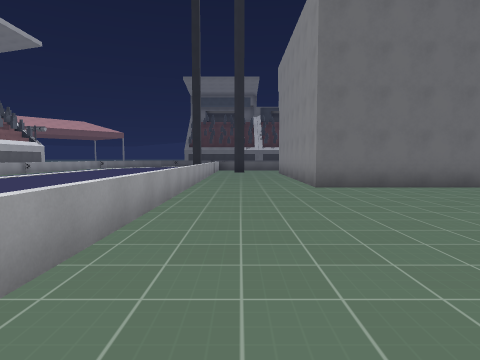
[1] (above)

24 first-person views from a walk through a Godot game level. The camera is 1.4 m above the floor, tilts 4° down and sees 75° across. The floor is counted in squares, 2 m on a side. Each view is taken from the middle of a square. On the plan, view 1 faces up. The plan holds only what a view shows up to about 10 squares ahead; the rest is blank. The place goes on beyond the plan. Some surface patterns are stand-ins.

[2]
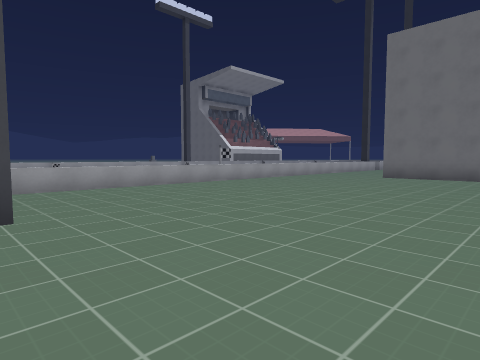

[3]
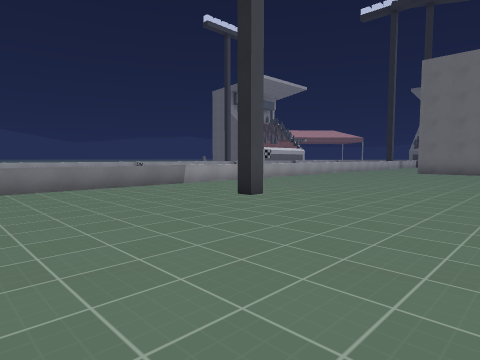

[4]
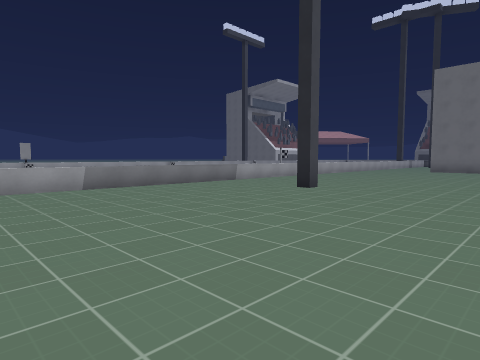

[5]
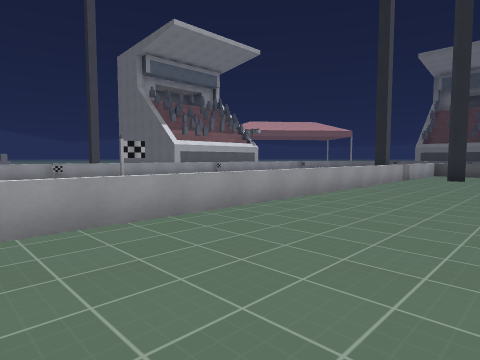

[6]
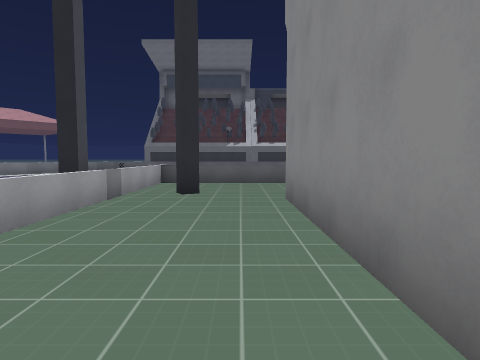

[7]
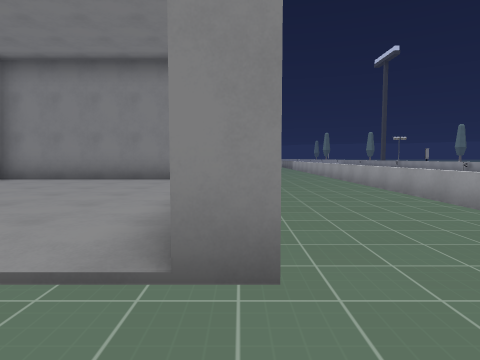

[8]
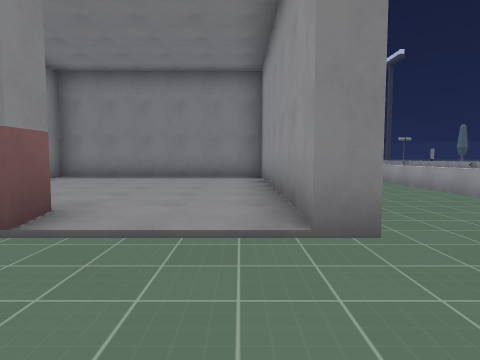

[9]
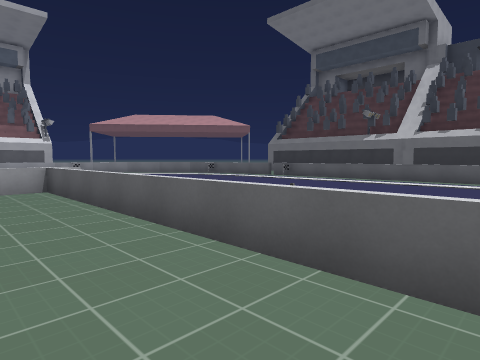

[10]
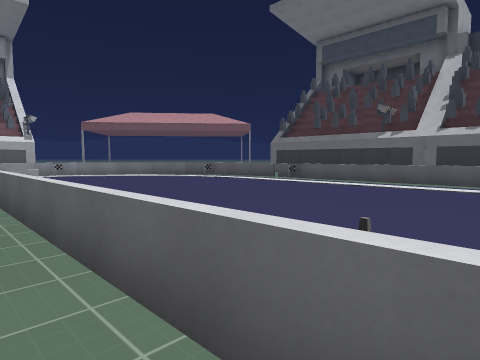

[11]
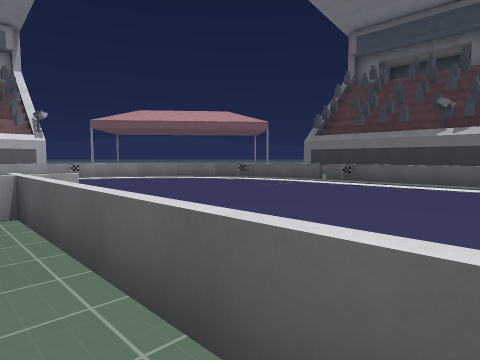

[12]
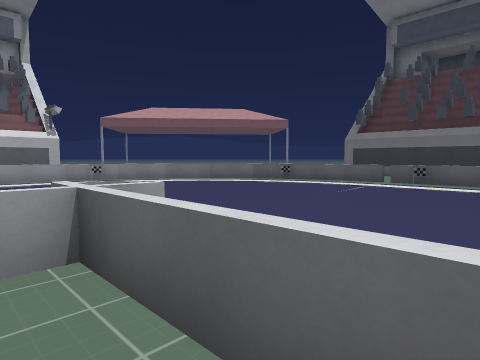

[13]
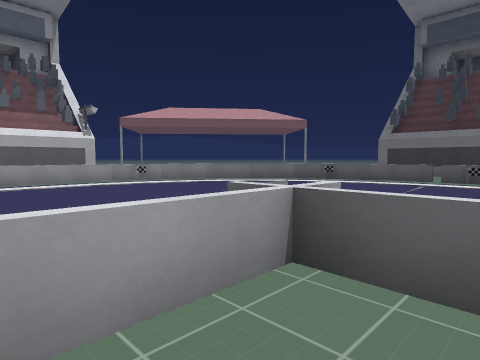

[14]
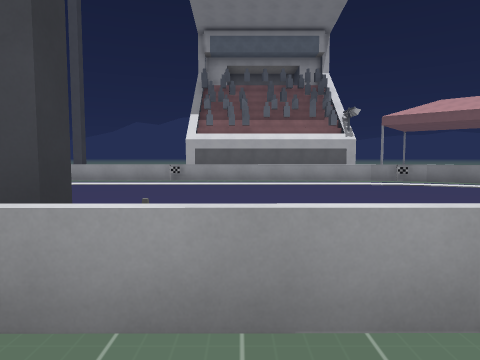

[15]
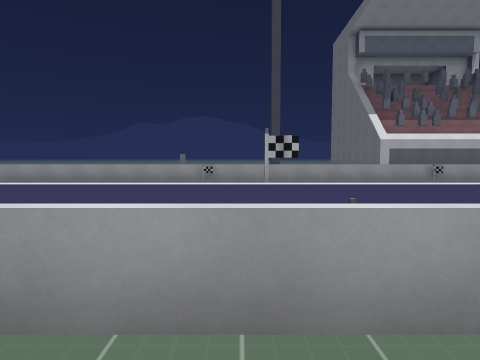

[16]
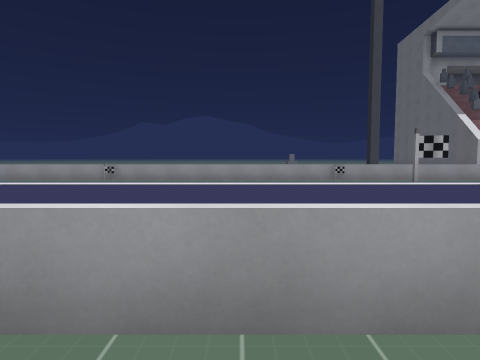

[17]
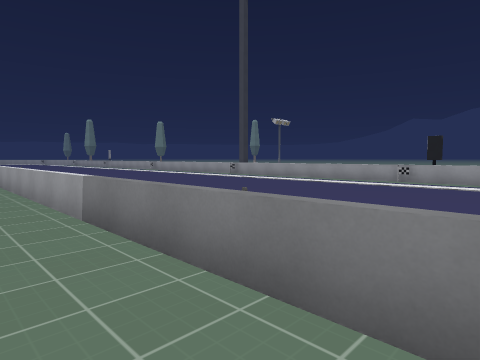

[18]
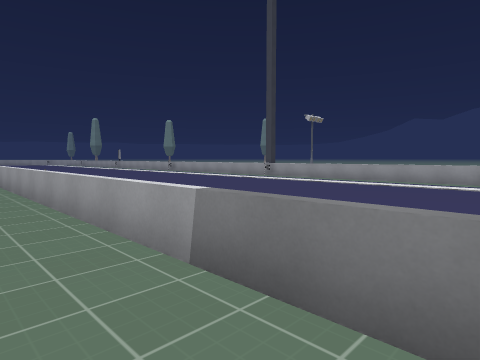

[19]
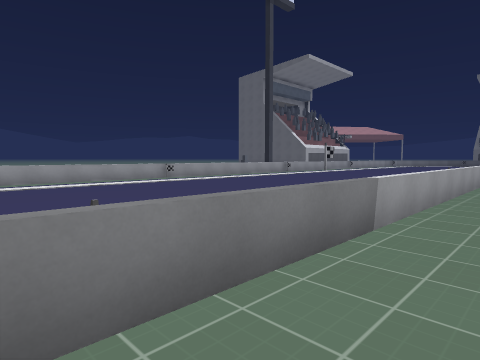

[20]
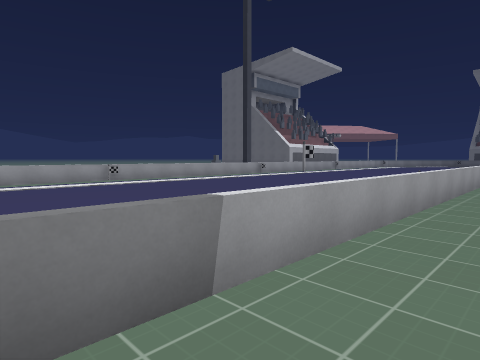

[21]
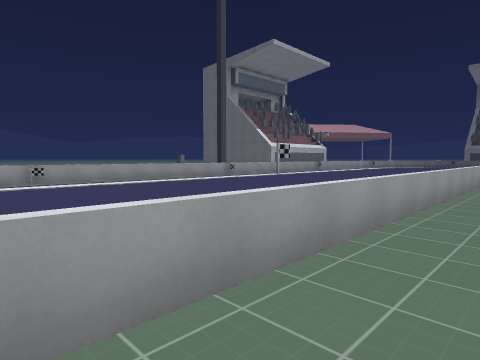

[22]
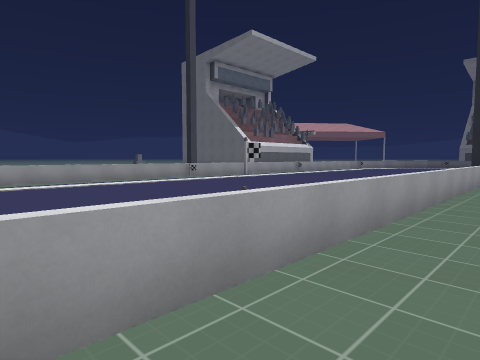

[23]
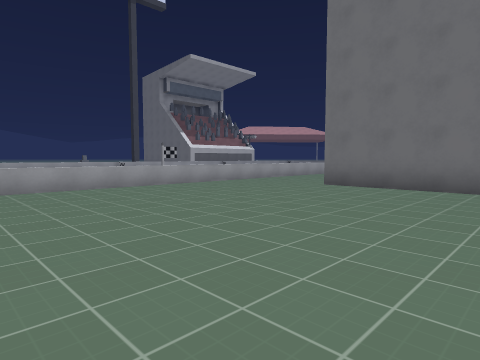

[24]
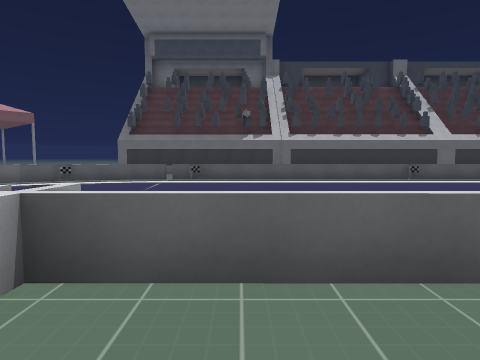

### Floor plan
Key: @ floor where view 1 was taken; # wall or solid block; x gap in a wall; . main floor; : floor 0.25 m higher than the main floor; = window, fence, low wall or low ledge; F flag.
Columns run from 10 left of view 1 to 6 right of it. Each row starts with its distance up from view 1.
 30          #####
 29
 28
 27
 26      ===x========
 25    ===...........
 24     .............
 23  =  ............
 22  =..............
 21 ==..............
 20 =...............
 19 =.....
 18 =.....  =========
 17 =.....   =.......
 16 =.....   =.......
 15 =.....  #=#.....
 14 =.....   =..#::#
 13 =.....   =..#::::
 12 =.....   =..#::::
 11 =.....   =..#::::
 10 =.....   =..#::::
  9 =.F...   =..#::::
  8 =.....   =..#####
  7 =.....   =......
  6 =.....   =......
  5 =.....   =......
  4 =.....   =.......
  3 =.....   =.......
  2 =.....   =.......
  1 =.....   =.......
  0 =.....   =@......
 -1 =.....   =.......
 -2 =.....   =.......
 -3 =.....   =.......
 -4 =.....   =..#....
 -5 =.....   =.......
 -6 =.....   =.......
 -7 =.....   =.......
 -8 =.....   =.......
 -9 =.....   =.......
-10 =.....   =. .....
-11  .....   =

Positions as (right, up) in squares from view 1, and headings:
1: (0, 0), facing up
2: (6, -4), facing up-left
3: (6, -8), facing up-left
4: (6, -10), facing up-left
5: (2, 4), facing up-left
6: (1, 9), facing up
7: (2, 16), facing down
8: (3, 17), facing down
9: (6, 16), facing up-left
10: (5, 17), facing up-left
11: (3, 17), facing up-left
12: (1, 17), facing up-left
13: (0, 16), facing up-left
14: (0, 16), facing left
15: (0, 8), facing left
16: (0, 4), facing left
17: (0, -4), facing down-left
18: (0, -6), facing down-left
19: (0, -6), facing up-left
20: (0, -4), facing up-left
21: (0, -2), facing up-left
22: (0, 0), facing up-left
23: (6, 0), facing up-left
24: (0, 16), facing up
